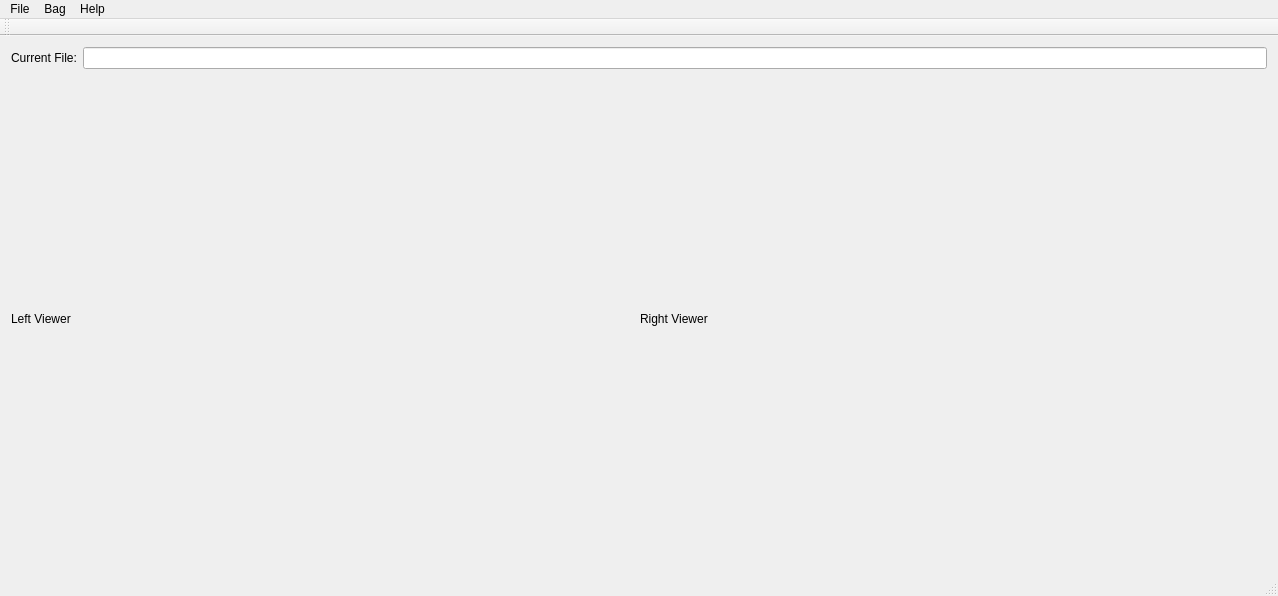
<?xml version="1.0" encoding="UTF-8"?>
<ui version="4.0">
 <class>MainWindow</class>
 <widget class="QMainWindow" name="MainWindow">
  <property name="geometry">
   <rect>
    <x>0</x>
    <y>0</y>
    <width>1278</width>
    <height>596</height>
   </rect>
  </property>
  <property name="windowTitle">
   <string>MainWindow</string>
  </property>
  <widget class="QWidget" name="centralWidget">
   <layout class="QVBoxLayout" name="verticalLayout_2">
    <item>
     <layout class="QHBoxLayout" name="fileLayout">
      <item>
       <widget class="QLabel" name="label">
        <property name="text">
         <string>Current File:</string>
        </property>
       </widget>
      </item>
      <item>
       <widget class="QLineEdit" name="lineEditCurrentFile"/>
      </item>
     </layout>
    </item>
    <item>
     <layout class="QHBoxLayout" name="horizontalLayout">
      <property name="spacing">
       <number>1</number>
      </property>
      <item>
       <widget class="QLabel" name="LeftLabel">
        <property name="text">
         <string>Left Viewer</string>
        </property>
       </widget>
      </item>
      <item>
       <widget class="QLabel" name="RightLabel">
        <property name="text">
         <string>Right Viewer</string>
        </property>
       </widget>
      </item>
     </layout>
    </item>
   </layout>
  </widget>
  <widget class="QMenuBar" name="menuBar">
   <property name="geometry">
    <rect>
     <x>0</x>
     <y>0</y>
     <width>1278</width>
     <height>21</height>
    </rect>
   </property>
   <widget class="QMenu" name="menuHelp">
    <property name="title">
     <string>Help</string>
    </property>
    <addaction name="actionAbout"/>
   </widget>
   <widget class="QMenu" name="menuTest">
    <property name="title">
     <string>Bag</string>
    </property>
    <addaction name="actionAdvanceBag"/>
   </widget>
   <widget class="QMenu" name="menuFile">
    <property name="title">
     <string>File</string>
    </property>
    <addaction name="actionLoad_Volume"/>
    <addaction name="actionExit"/>
   </widget>
   <addaction name="menuFile"/>
   <addaction name="menuTest"/>
   <addaction name="menuHelp"/>
  </widget>
  <widget class="QToolBar" name="mainToolBar">
   <attribute name="toolBarArea">
    <enum>TopToolBarArea</enum>
   </attribute>
   <attribute name="toolBarBreak">
    <bool>false</bool>
   </attribute>
  </widget>
  <widget class="QStatusBar" name="statusBar"/>
  <action name="actionAbout">
   <property name="icon">
    <iconset resource="QtVRResources.qrc">
     <normaloff>:/images/About.png</normaloff>:/images/About.png</iconset>
   </property>
   <property name="text">
    <string>About</string>
   </property>
  </action>
  <action name="actionAdvanceBag">
   <property name="icon">
    <iconset resource="QtVRResources.qrc">
     <normaloff>:/images/NextItemIcon.png</normaloff>:/images/NextItemIcon.png</iconset>
   </property>
   <property name="text">
    <string>Advance Bag</string>
   </property>
  </action>
  <action name="actionExit">
   <property name="icon">
    <iconset resource="QtVRResources.qrc">
     <normaloff>:/images/ExitIcon.png</normaloff>:/images/ExitIcon.png</iconset>
   </property>
   <property name="text">
    <string>Exit</string>
   </property>
  </action>
  <action name="actionLoad_Volume">
   <property name="icon">
    <iconset resource="QtVRResources.qrc">
     <normaloff>:/images/FileOpenIcon.png</normaloff>:/images/FileOpenIcon.png</iconset>
   </property>
   <property name="text">
    <string>Load Volume</string>
   </property>
  </action>
 </widget>
 <layoutdefault spacing="6" margin="11"/>
 <resources>
  <include location="QtVRResources.qrc"/>
 </resources>
 <connections/>
</ui>
